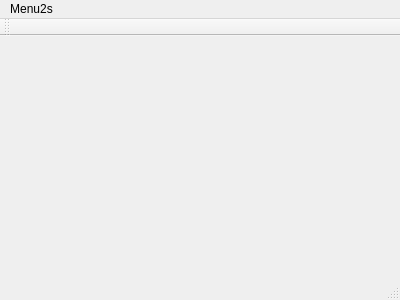
<?xml version="1.0" encoding="UTF-8"?>
<ui version="4.0">
 <class>MainWindow</class>
 <widget class="QMainWindow" name="MainWindow">
  <property name="geometry">
   <rect>
    <x>0</x>
    <y>0</y>
    <width>400</width>
    <height>300</height>
   </rect>
  </property>
  <property name="windowTitle">
   <string>MainWindow</string>
  </property>
  <widget class="QWidget" name="centralWidget"/>
  <widget class="QMenuBar" name="menuBar">
   <property name="geometry">
    <rect>
     <x>0</x>
     <y>0</y>
     <width>400</width>
     <height>27</height>
    </rect>
   </property>
   <widget class="QMenu" name="menuMenu">
    <property name="title">
     <string>Menu2s</string>
    </property>
   </widget>
   <addaction name="menuMenu"/>
  </widget>
  <widget class="QToolBar" name="mainToolBar">
   <attribute name="toolBarArea">
    <enum>TopToolBarArea</enum>
   </attribute>
   <attribute name="toolBarBreak">
    <bool>false</bool>
   </attribute>
  </widget>
  <widget class="QStatusBar" name="statusBar"/>
 </widget>
 <layoutdefault spacing="6" margin="11"/>
 <resources/>
 <connections/>
</ui>
